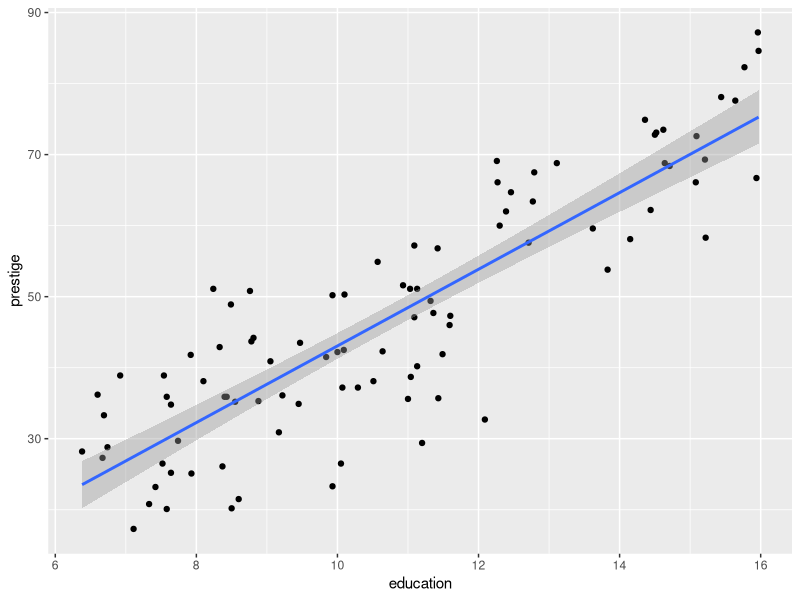
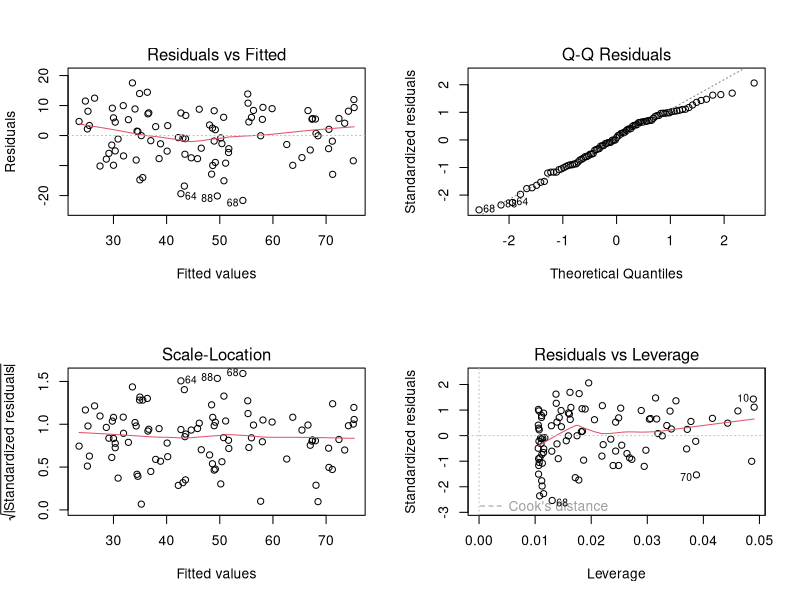
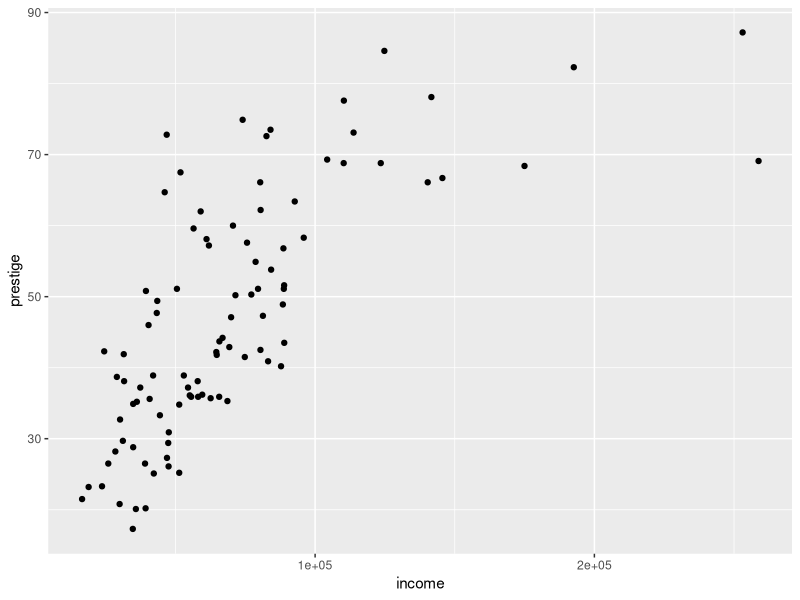
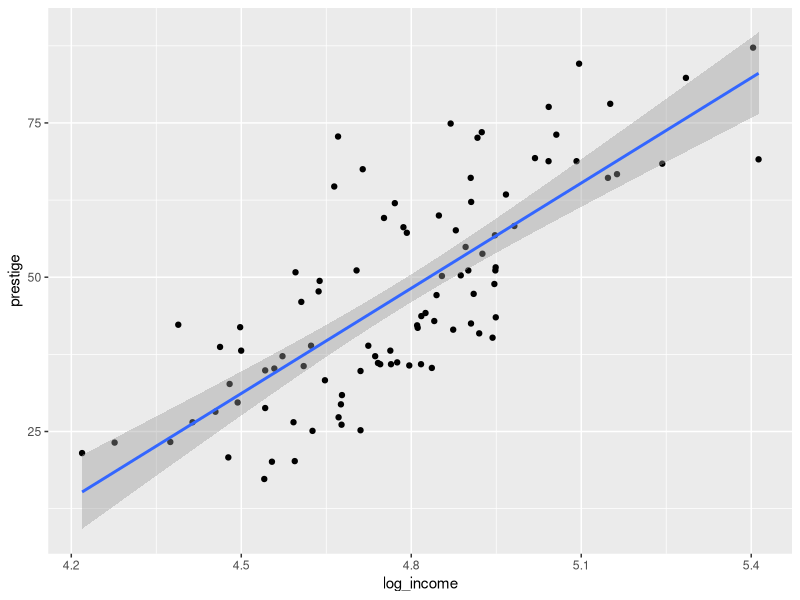
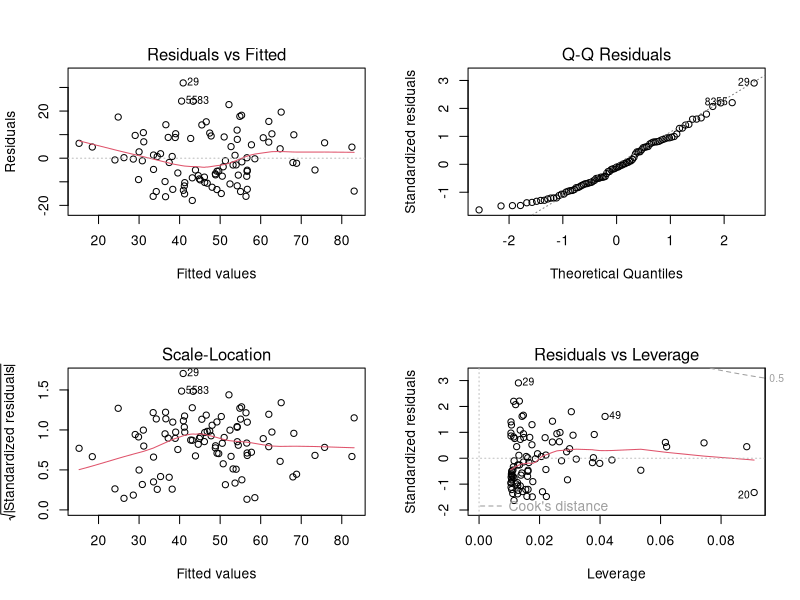
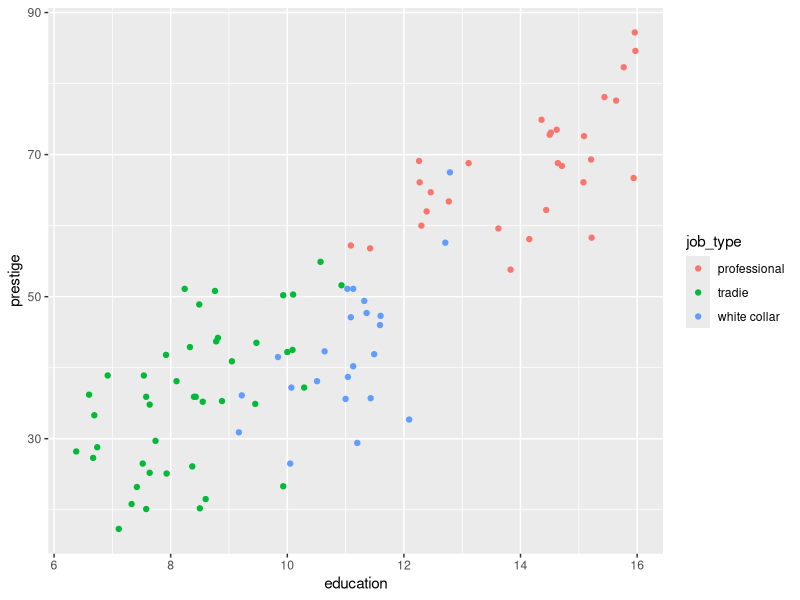
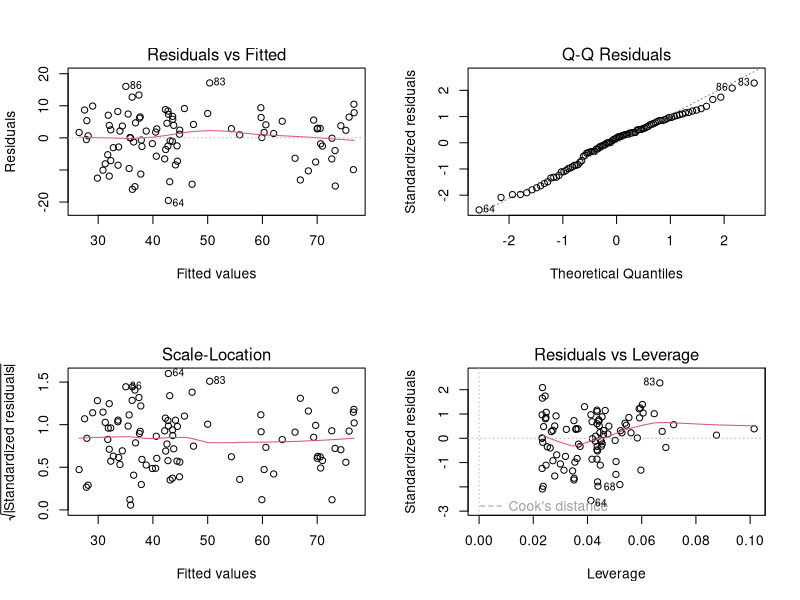
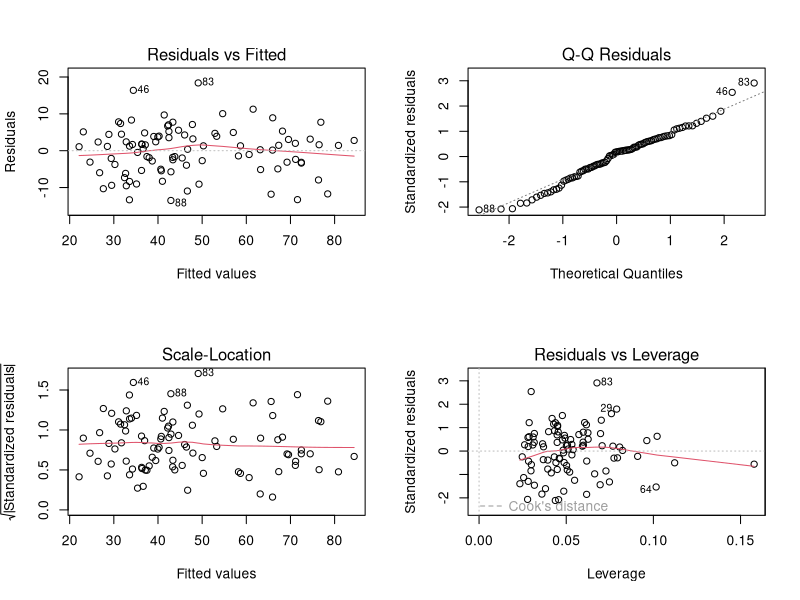

Write R code to recreate these figures, in order.
# question1
library(tidyverse)
jobs <- read_csv('prestige.csv')
set.seed(17053777)
my_jobs <- jobs %>% 
  sample_n(95) %>% 
  mutate(income = income * 10) %>% 
  mutate(job_type = factor(job_type)) %>% 
  mutate(log_income = log10(income))
  

# question2
# install.packages('farver')
library(GGally)
my_jobs %>% 
  ggplot(aes(x=education, y=prestige)) + geom_point() + geom_smooth(method='lm')
m1 <- lm(prestige ~ education, data = my_jobs)
summary(m1)
par(mfrow = c(2, 2))
plot(m1)
# From the Residuals vs Fitted graph, the red line is almost around the 0 dash line. So there is nothing too weird 

# question3
my_jobs %>% 
  ggplot(aes(x = income, y = prestige)) + geom_point()
my_jobs %>% 
  ggplot(aes(x = log_income, y = prestige)) + geom_point() + geom_smooth(method='lm')
m2 <- lm(prestige ~ log_income, data = my_jobs)
summary(m2)
par(mfow = c(2, 2))
plot(m2)
# From the scatter plot of prestige versus income, we found we cannot fit in a straight line, we can only fit the points with a curved line. 
# But for the scatter plot of prestige versus log_income, we found we can see a traight line clearly.
# so the log_income would perform slightly better than income.


# question4
my_jobs %>% ggplot(aes(x = education, y = prestige, colour= job_type)) + geom_point()


# question5
m3 <- lm(prestige~education+job_type, data=my_jobs)
summary(m3)
par(mfrow = c(2, 2))
plot(m3)



#question6
# tradie = (2.9859 -6.0239) + 4.6134 * education
# White collar = (2.9859 - 11.4750) + 4.6134 * education
# professional = 2.9859 + 4.6134 * education

# question7
m4 <- lm(prestige~education+job_type+log_income, data=my_jobs)
summary(m4)
par(mfrow = c(2, 2))
plot(m4)

